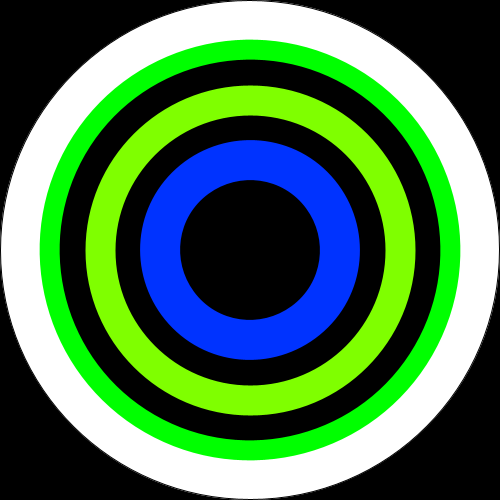
Frame 1 (no input)
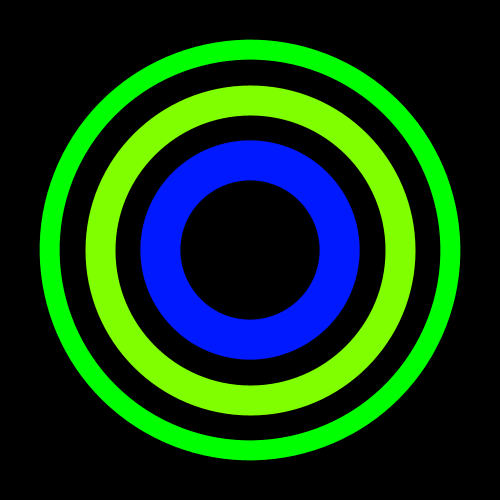
Frame 60 (the mouse pressed at the canvas centre just before this capture)
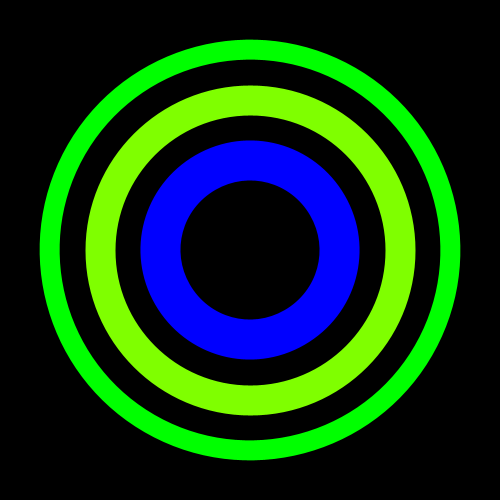
Frame 120 (the mouse held since frame 60 and released just before this capture)

The Processing sketch that drew these frames (run headless with seeded random() and noise(); from frame 60 on, the mouse is pressed at the canvas centre):

// Processing sketch: processing_24084
// ── processing_24084.pde

void setup() {
  size(500, 500);
  smooth();
  colorMode(HSB, 360, 100, 100);
}

void draw() {
  background(255, 0, 0);
  translate(250, 250);
  rotate(radians(-90));
  stroke(200, 0, 0);
  ellipse(0, 0, 500, 500);
  fill (255,0,0);

  pushMatrix();
  float h = hour();
  float hModulo = h % 12;
  float hMapped = map(hModulo, 0, 12, 0, 360);
  rotate(radians(hMapped));
  stroke(hMapped, 100, 100);
  strokeWeight(20);
  ellipse(0, 0, 400, 400);
  popMatrix();




  pushMatrix();
  float m = minute();
  float mMapped = map(m, 0, 60, 0, 360);
  rotate(radians(mMapped));
  stroke(mMapped, 100, 100);
  strokeWeight(30);
  ellipse(0, 0, 300, 300);
  popMatrix();

  pushMatrix();
  float s = second();
  float sMapped = map(s, 0, 60, 0, 360);
  rotate(radians(sMapped));
  strokeWeight(40);
  stroke(sMapped, 100, 100);
  ellipse(0, 0, 180, 180);
  popMatrix();
}
